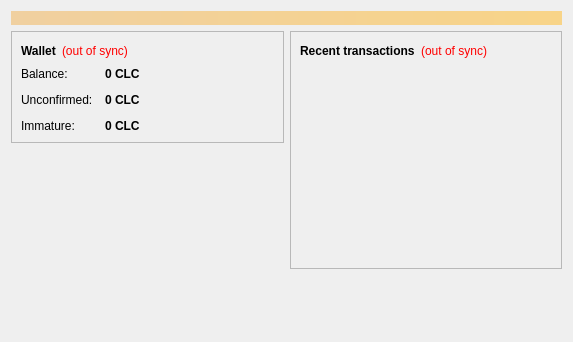
<?xml version="1.0" encoding="UTF-8"?>
<ui version="4.0">
 <class>OverviewPage</class>
 <widget class="QWidget" name="OverviewPage">
  <property name="geometry">
   <rect>
    <x>0</x>
    <y>0</y>
    <width>573</width>
    <height>342</height>
   </rect>
  </property>
  <property name="windowTitle">
   <string>Form</string>
  </property>
  <layout class="QVBoxLayout" name="topLayout">
   <item>
    <widget class="QLabel" name="labelAlerts">
     <property name="visible">
      <bool>false</bool>
     </property>
     <property name="styleSheet">
      <string notr="true">background-color: qlineargradient(x1: 0, y1: 0, x2: 1, y2: 0, stop:0 #F0D0A0, stop:1 #F8D488); color:#000000;</string>
     </property>
     <property name="wordWrap">
      <bool>true</bool>
     </property>
     <property name="margin">
      <number>3</number>
     </property>
    </widget>
   </item>
   <item>
    <layout class="QHBoxLayout" name="horizontalLayout" stretch="1,1">
     <item>
      <layout class="QVBoxLayout" name="verticalLayout_2">
       <item>
        <widget class="QFrame" name="frame">
         <property name="frameShape">
          <enum>QFrame::StyledPanel</enum>
         </property>
         <property name="frameShadow">
          <enum>QFrame::Raised</enum>
         </property>
         <layout class="QVBoxLayout" name="verticalLayout_4">
          <item>
           <layout class="QHBoxLayout" name="horizontalLayout_4">
            <item>
             <widget class="QLabel" name="label_5">
              <property name="font">
               <font>
                <weight>75</weight>
                <bold>true</bold>
               </font>
              </property>
              <property name="text">
               <string>Wallet</string>
              </property>
             </widget>
            </item>
            <item>
             <widget class="QLabel" name="labelWalletStatus">
              <property name="toolTip">
               <string>The displayed information may be out of date. Your wallet automatically synchronizes with the CLcoin network after a connection is established, but this process has not completed yet.</string>
              </property>
              <property name="styleSheet">
               <string notr="true">QLabel { color: red; }</string>
              </property>
              <property name="text">
               <string notr="true">(out of sync)</string>
              </property>
              <property name="alignment">
               <set>Qt::AlignLeading|Qt::AlignLeft|Qt::AlignVCenter</set>
              </property>
             </widget>
            </item>
            <item>
             <spacer name="horizontalSpacer_2">
              <property name="orientation">
               <enum>Qt::Horizontal</enum>
              </property>
              <property name="sizeHint" stdset="0">
               <size>
                <width>40</width>
                <height>20</height>
               </size>
              </property>
             </spacer>
            </item>
           </layout>
          </item>
          <item>
           <layout class="QFormLayout" name="formLayout_2">
            <property name="fieldGrowthPolicy">
             <enum>QFormLayout::AllNonFixedFieldsGrow</enum>
            </property>
            <property name="horizontalSpacing">
             <number>12</number>
            </property>
            <property name="verticalSpacing">
             <number>12</number>
            </property>
            <item row="0" column="0">
             <widget class="QLabel" name="label">
              <property name="text">
               <string>Balance:</string>
              </property>
             </widget>
            </item>
            <item row="0" column="1">
             <widget class="QLabel" name="labelBalance">
              <property name="font">
               <font>
                <weight>75</weight>
                <bold>true</bold>
               </font>
              </property>
              <property name="cursor">
               <cursorShape>IBeamCursor</cursorShape>
              </property>
              <property name="toolTip">
               <string>Your current balance</string>
              </property>
              <property name="text">
               <string notr="true">0 CLC</string>
              </property>
              <property name="textInteractionFlags">
               <set>Qt::LinksAccessibleByMouse|Qt::TextSelectableByKeyboard|Qt::TextSelectableByMouse</set>
              </property>
             </widget>
            </item>
            <item row="1" column="0">
             <widget class="QLabel" name="label_3">
              <property name="text">
               <string>Unconfirmed:</string>
              </property>
             </widget>
            </item>
            <item row="1" column="1">
             <widget class="QLabel" name="labelUnconfirmed">
              <property name="font">
               <font>
                <weight>75</weight>
                <bold>true</bold>
               </font>
              </property>
              <property name="cursor">
               <cursorShape>IBeamCursor</cursorShape>
              </property>
              <property name="toolTip">
               <string>Total of transactions that have yet to be confirmed, and do not yet count toward the current balance</string>
              </property>
              <property name="text">
               <string notr="true">0 CLC</string>
              </property>
              <property name="textInteractionFlags">
               <set>Qt::LinksAccessibleByMouse|Qt::TextSelectableByKeyboard|Qt::TextSelectableByMouse</set>
              </property>
             </widget>
            </item>
            <item row="2" column="0">
             <widget class="QLabel" name="labelImmatureText">
              <property name="text">
               <string>Immature:</string>
              </property>
             </widget>
            </item>
            <item row="2" column="1">
             <widget class="QLabel" name="labelImmature">
              <property name="font">
               <font>
                <weight>75</weight>
                <bold>true</bold>
               </font>
              </property>
              <property name="toolTip">
               <string>Mined balance that has not yet matured</string>
              </property>
              <property name="text">
               <string notr="true">0 CLC</string>
              </property>
              <property name="textInteractionFlags">
               <set>Qt::LinksAccessibleByMouse|Qt::TextSelectableByKeyboard|Qt::TextSelectableByMouse</set>
              </property>
             </widget>
            </item>
           </layout>
          </item>
         </layout>
        </widget>
       </item>
       <item>
        <spacer name="verticalSpacer">
         <property name="orientation">
          <enum>Qt::Vertical</enum>
         </property>
         <property name="sizeHint" stdset="0">
          <size>
           <width>20</width>
           <height>40</height>
          </size>
         </property>
        </spacer>
       </item>
      </layout>
     </item>
     <item>
      <layout class="QVBoxLayout" name="verticalLayout_3">
       <item>
        <widget class="QFrame" name="frame_2">
         <property name="frameShape">
          <enum>QFrame::StyledPanel</enum>
         </property>
         <property name="frameShadow">
          <enum>QFrame::Raised</enum>
         </property>
         <layout class="QVBoxLayout" name="verticalLayout">
          <item>
           <layout class="QHBoxLayout" name="horizontalLayout_2">
            <item>
             <widget class="QLabel" name="label_4">
              <property name="text">
               <string>&lt;b&gt;Recent transactions&lt;/b&gt;</string>
              </property>
             </widget>
            </item>
            <item>
             <widget class="QLabel" name="labelTransactionsStatus">
              <property name="toolTip">
               <string>The displayed information may be out of date. Your wallet automatically synchronizes with the CLcoin network after a connection is established, but this process has not completed yet.</string>
              </property>
              <property name="styleSheet">
               <string notr="true">QLabel { color: red; }</string>
              </property>
              <property name="text">
               <string notr="true">(out of sync)</string>
              </property>
              <property name="alignment">
               <set>Qt::AlignRight|Qt::AlignTrailing|Qt::AlignVCenter</set>
              </property>
             </widget>
            </item>
            <item>
             <spacer name="horizontalSpacer">
              <property name="orientation">
               <enum>Qt::Horizontal</enum>
              </property>
              <property name="sizeHint" stdset="0">
               <size>
                <width>40</width>
                <height>20</height>
               </size>
              </property>
             </spacer>
            </item>
           </layout>
          </item>
          <item>
           <widget class="QListView" name="listTransactions">
            <property name="styleSheet">
             <string notr="true">QListView { background: transparent; }</string>
            </property>
            <property name="frameShape">
             <enum>QFrame::NoFrame</enum>
            </property>
            <property name="verticalScrollBarPolicy">
             <enum>Qt::ScrollBarAlwaysOff</enum>
            </property>
            <property name="horizontalScrollBarPolicy">
             <enum>Qt::ScrollBarAlwaysOff</enum>
            </property>
            <property name="selectionMode">
             <enum>QAbstractItemView::NoSelection</enum>
            </property>
           </widget>
          </item>
         </layout>
        </widget>
       </item>
       <item>
        <spacer name="verticalSpacer_2">
         <property name="orientation">
          <enum>Qt::Vertical</enum>
         </property>
         <property name="sizeHint" stdset="0">
          <size>
           <width>20</width>
           <height>40</height>
          </size>
         </property>
        </spacer>
       </item>
      </layout>
     </item>
    </layout>
   </item>
  </layout>
 </widget>
 <resources/>
 <connections/>
</ui>
